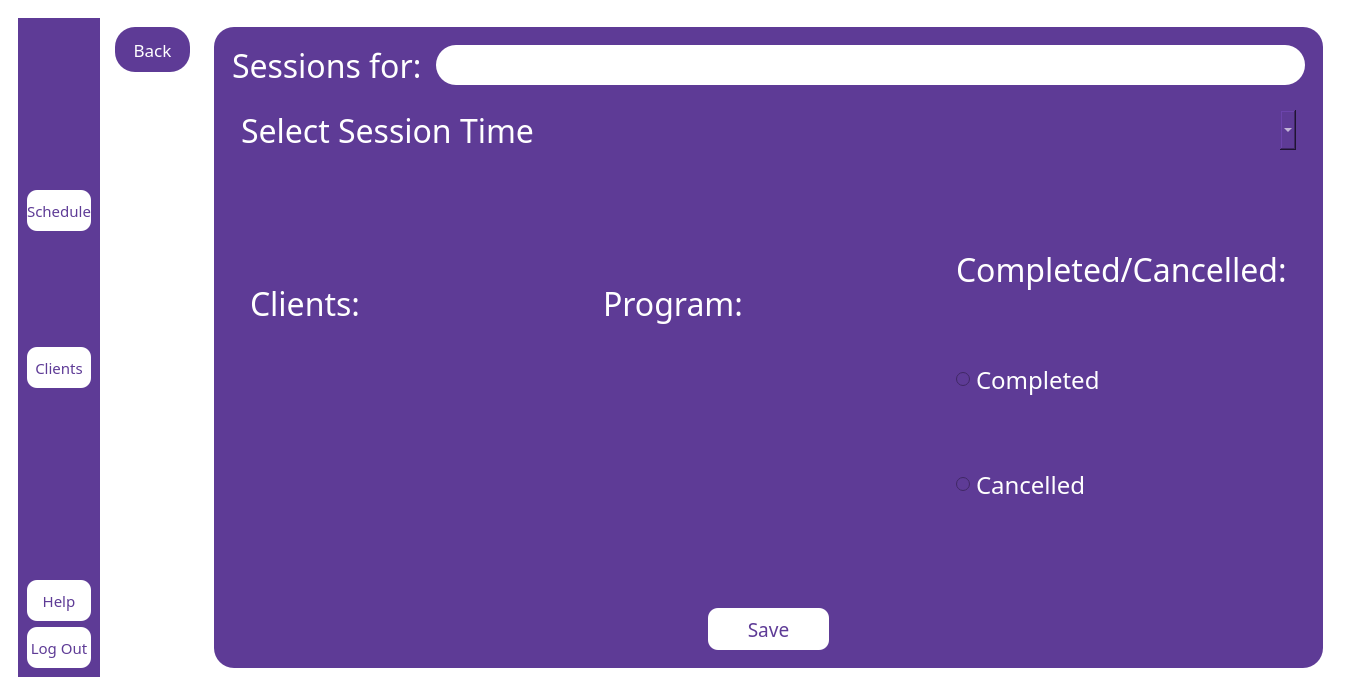
<?xml version="1.0" encoding="UTF-8"?>
<ui version="4.0">
 <class>MainWindow</class>
 <widget class="QMainWindow" name="MainWindow">
  <property name="geometry">
   <rect>
    <x>0</x>
    <y>0</y>
    <width>1350</width>
    <height>695</height>
   </rect>
  </property>
  <property name="windowTitle">
   <string>MainWindow</string>
  </property>
  <property name="styleSheet">
   <string notr="true">QMainWindow
{
background:white;
}</string>
  </property>
  <widget class="QWidget" name="centralwidget">
   <property name="styleSheet">
    <string notr="true">QWidget
{
background: white;
}</string>
   </property>
   <layout class="QVBoxLayout" name="verticalLayout">
    <item>
     <widget class="QWidget" name="widget" native="true">
      <layout class="QHBoxLayout" name="horizontalLayout">
       <item>
        <widget class="QWidget" name="widget_2" native="true">
         <property name="sizePolicy">
          <sizepolicy hsizetype="Fixed" vsizetype="Expanding">
           <horstretch>0</horstretch>
           <verstretch>0</verstretch>
          </sizepolicy>
         </property>
         <property name="styleSheet">
          <string notr="true">QWidget
{
background-color:#5e3b96;
}</string>
         </property>
         <layout class="QVBoxLayout" name="verticalLayout_2">
          <item>
           <widget class="QLabel" name="label">
            <property name="sizePolicy">
             <sizepolicy hsizetype="Fixed" vsizetype="Fixed">
              <horstretch>0</horstretch>
              <verstretch>0</verstretch>
             </sizepolicy>
            </property>
            <property name="maximumSize">
             <size>
              <width>121</width>
              <height>41</height>
             </size>
            </property>
            <property name="text">
             <string/>
            </property>
            <property name="pixmap">
             <pixmap>../logos/logog.jpg</pixmap>
            </property>
            <property name="scaledContents">
             <bool>true</bool>
            </property>
           </widget>
          </item>
          <item>
           <widget class="QWidget" name="widget_5" native="true">
            <layout class="QVBoxLayout" name="verticalLayout_4">
             <property name="spacing">
              <number>0</number>
             </property>
             <property name="leftMargin">
              <number>0</number>
             </property>
             <property name="topMargin">
              <number>0</number>
             </property>
             <property name="rightMargin">
              <number>0</number>
             </property>
             <property name="bottomMargin">
              <number>69</number>
             </property>
             <item>
              <widget class="QPushButton" name="schedule">
               <property name="sizePolicy">
                <sizepolicy hsizetype="Fixed" vsizetype="Fixed">
                 <horstretch>0</horstretch>
                 <verstretch>0</verstretch>
                </sizepolicy>
               </property>
               <property name="maximumSize">
                <size>
                 <width>121</width>
                 <height>41</height>
                </size>
               </property>
               <property name="font">
                <font>
                 <family>Arial Black</family>
                 <pointsize>11</pointsize>
                </font>
               </property>
               <property name="styleSheet">
                <string notr="true">QPushButton
{
background-color:white ;
color:#5e3b96;
 border-radius:10px;
}</string>
               </property>
               <property name="text">
                <string>Schedule</string>
               </property>
              </widget>
             </item>
             <item>
              <widget class="QPushButton" name="clients">
               <property name="sizePolicy">
                <sizepolicy hsizetype="Fixed" vsizetype="Fixed">
                 <horstretch>0</horstretch>
                 <verstretch>0</verstretch>
                </sizepolicy>
               </property>
               <property name="maximumSize">
                <size>
                 <width>121</width>
                 <height>41</height>
                </size>
               </property>
               <property name="font">
                <font>
                 <family>Arial Black</family>
                 <pointsize>11</pointsize>
                </font>
               </property>
               <property name="styleSheet">
                <string notr="true">QPushButton
{
background-color:white ;
color:#5e3b96;
 border-radius:10px;
}</string>
               </property>
               <property name="text">
                <string>Clients</string>
               </property>
              </widget>
             </item>
            </layout>
           </widget>
          </item>
          <item>
           <widget class="QPushButton" name="help">
            <property name="sizePolicy">
             <sizepolicy hsizetype="Fixed" vsizetype="Fixed">
              <horstretch>0</horstretch>
              <verstretch>0</verstretch>
             </sizepolicy>
            </property>
            <property name="maximumSize">
             <size>
              <width>121</width>
              <height>41</height>
             </size>
            </property>
            <property name="font">
             <font>
              <family>Arial Black</family>
              <pointsize>11</pointsize>
             </font>
            </property>
            <property name="styleSheet">
             <string notr="true">QPushButton
{
background-color:white ;
color:#5e3b96;
 border-radius:10px;
}</string>
            </property>
            <property name="text">
             <string>Help</string>
            </property>
           </widget>
          </item>
          <item>
           <widget class="QPushButton" name="logout">
            <property name="sizePolicy">
             <sizepolicy hsizetype="Fixed" vsizetype="Fixed">
              <horstretch>0</horstretch>
              <verstretch>0</verstretch>
             </sizepolicy>
            </property>
            <property name="maximumSize">
             <size>
              <width>121</width>
              <height>41</height>
             </size>
            </property>
            <property name="font">
             <font>
              <family>Arial Black</family>
              <pointsize>11</pointsize>
             </font>
            </property>
            <property name="styleSheet">
             <string notr="true">QPushButton
{
background-color:white ;
color:#5e3b96;
 border-radius:10px;
}</string>
            </property>
            <property name="text">
             <string>Log Out</string>
            </property>
           </widget>
          </item>
         </layout>
        </widget>
       </item>
       <item>
        <widget class="QWidget" name="widget_6" native="true">
         <property name="sizePolicy">
          <sizepolicy hsizetype="Fixed" vsizetype="Preferred">
           <horstretch>0</horstretch>
           <verstretch>0</verstretch>
          </sizepolicy>
         </property>
         <layout class="QVBoxLayout" name="verticalLayout_5">
          <item>
           <widget class="QPushButton" name="back">
            <property name="sizePolicy">
             <sizepolicy hsizetype="Fixed" vsizetype="Fixed">
              <horstretch>0</horstretch>
              <verstretch>0</verstretch>
             </sizepolicy>
            </property>
            <property name="minimumSize">
             <size>
              <width>75</width>
              <height>45</height>
             </size>
            </property>
            <property name="font">
             <font>
              <family>Arial Black</family>
              <pointsize>13</pointsize>
             </font>
            </property>
            <property name="styleSheet">
             <string notr="true">QPushButton
{
background-color: #5e3b96;
color:white;
 border-radius:20px;
}</string>
            </property>
            <property name="text">
             <string>Back</string>
            </property>
           </widget>
          </item>
          <item>
           <spacer name="verticalSpacer_2">
            <property name="orientation">
             <enum>Qt::Orientation::Vertical</enum>
            </property>
            <property name="sizeHint" stdset="0">
             <size>
              <width>20</width>
              <height>40</height>
             </size>
            </property>
           </spacer>
          </item>
         </layout>
        </widget>
       </item>
       <item>
        <widget class="QWidget" name="widget_3" native="true">
         <layout class="QHBoxLayout" name="horizontalLayout_2">
          <item>
           <widget class="QWidget" name="widget_4" native="true">
            <property name="styleSheet">
             <string notr="true">QWidget
{
background-color:#5e3b96;
border-radius:20px;
}</string>
            </property>
            <layout class="QVBoxLayout" name="verticalLayout_3">
             <item>
              <widget class="QWidget" name="widget_7" native="true">
               <property name="sizePolicy">
                <sizepolicy hsizetype="Preferred" vsizetype="Fixed">
                 <horstretch>0</horstretch>
                 <verstretch>0</verstretch>
                </sizepolicy>
               </property>
               <property name="minimumSize">
                <size>
                 <width>0</width>
                 <height>0</height>
                </size>
               </property>
               <property name="maximumSize">
                <size>
                 <width>16777215</width>
                 <height>50</height>
                </size>
               </property>
               <layout class="QHBoxLayout" name="horizontalLayout_3">
                <item>
                 <widget class="QLabel" name="label_2">
                  <property name="sizePolicy">
                   <sizepolicy hsizetype="Preferred" vsizetype="Preferred">
                    <horstretch>0</horstretch>
                    <verstretch>0</verstretch>
                   </sizepolicy>
                  </property>
                  <property name="minimumSize">
                   <size>
                    <width>0</width>
                    <height>40</height>
                   </size>
                  </property>
                  <property name="font">
                   <font>
                    <family>Arial Black</family>
                    <pointsize>24</pointsize>
                   </font>
                  </property>
                  <property name="styleSheet">
                   <string notr="true">QLabel
{
color:white;
}</string>
                  </property>
                  <property name="text">
                   <string>Sessions for: </string>
                  </property>
                 </widget>
                </item>
                <item>
                 <widget class="QLineEdit" name="date">
                  <property name="sizePolicy">
                   <sizepolicy hsizetype="Expanding" vsizetype="Preferred">
                    <horstretch>0</horstretch>
                    <verstretch>0</verstretch>
                   </sizepolicy>
                  </property>
                  <property name="minimumSize">
                   <size>
                    <width>0</width>
                    <height>40</height>
                   </size>
                  </property>
                  <property name="font">
                   <font>
                    <family>Arial Black</family>
                    <pointsize>24</pointsize>
                   </font>
                  </property>
                  <property name="styleSheet">
                   <string notr="true">QLineEdit{
background-color:white;
color:#5e3b96;

}</string>
                  </property>
                 </widget>
                </item>
               </layout>
              </widget>
             </item>
             <item>
              <widget class="QWidget" name="widget_8" native="true">
               <layout class="QVBoxLayout" name="verticalLayout_6">
                <item>
                 <widget class="QWidget" name="widget_10" native="true">
                  <property name="sizePolicy">
                   <sizepolicy hsizetype="Preferred" vsizetype="Fixed">
                    <horstretch>0</horstretch>
                    <verstretch>0</verstretch>
                   </sizepolicy>
                  </property>
                  <property name="minimumSize">
                   <size>
                    <width>0</width>
                    <height>40</height>
                   </size>
                  </property>
                  <layout class="QHBoxLayout" name="horizontalLayout_4">
                   <item>
                    <widget class="QLabel" name="label_3">
                     <property name="minimumSize">
                      <size>
                       <width>0</width>
                       <height>40</height>
                      </size>
                     </property>
                     <property name="font">
                      <font>
                       <family>Arial Black</family>
                       <pointsize>24</pointsize>
                      </font>
                     </property>
                     <property name="styleSheet">
                      <string notr="true">QLabel
{
color:white;
}</string>
                     </property>
                     <property name="text">
                      <string>Select Session Time</string>
                     </property>
                    </widget>
                   </item>
                   <item>
                    <widget class="QComboBox" name="comboBox">
                     <property name="minimumSize">
                      <size>
                       <width>0</width>
                       <height>40</height>
                      </size>
                     </property>
                     <property name="font">
                      <font>
                       <family>Arial Black</family>
                       <pointsize>20</pointsize>
                      </font>
                     </property>
                     <property name="styleSheet">
                      <string notr="true">QComboBox
{
color:white;
}</string>
                     </property>
                     <item>
                      <property name="text">
                       <string/>
                      </property>
                     </item>
                     <item>
                      <property name="text">
                       <string>7:00 AM - 8:00 AM</string>
                      </property>
                     </item>
                     <item>
                      <property name="text">
                       <string>8:00 AM - 9:00 AM</string>
                      </property>
                     </item>
                     <item>
                      <property name="text">
                       <string>9:00 AM - 10:00 AM</string>
                      </property>
                     </item>
                     <item>
                      <property name="text">
                       <string>10:00 AM - 11:00 AM</string>
                      </property>
                     </item>
                     <item>
                      <property name="text">
                       <string>11:00 AM - 12:00 PM</string>
                      </property>
                     </item>
                     <item>
                      <property name="text">
                       <string>1:00 PM - 2:00 PM</string>
                      </property>
                     </item>
                     <item>
                      <property name="text">
                       <string>2:00 PM - 3:00 PM</string>
                      </property>
                     </item>
                     <item>
                      <property name="text">
                       <string>3:00 PM - 4:00 PM</string>
                      </property>
                     </item>
                     <item>
                      <property name="text">
                       <string>4:00 PM - 5:00 PM</string>
                      </property>
                     </item>
                     <item>
                      <property name="text">
                       <string>5:00 PM - 6:00 PM</string>
                      </property>
                     </item>
                     <item>
                      <property name="text">
                       <string>6:00 PM - 7:00 PM</string>
                      </property>
                     </item>
                     <item>
                      <property name="text">
                       <string>7:00 PM - 8:00 PM</string>
                      </property>
                     </item>
                     <item>
                      <property name="text">
                       <string>8:00 PM - 9:00 PM</string>
                      </property>
                     </item>
                    </widget>
                   </item>
                  </layout>
                 </widget>
                </item>
                <item>
                 <widget class="QWidget" name="widget_11" native="true">
                  <property name="sizePolicy">
                   <sizepolicy hsizetype="Preferred" vsizetype="Preferred">
                    <horstretch>0</horstretch>
                    <verstretch>0</verstretch>
                   </sizepolicy>
                  </property>
                  <layout class="QHBoxLayout" name="horizontalLayout_6">
                   <item>
                    <widget class="QWidget" name="widget_12" native="true">
                     <layout class="QVBoxLayout" name="verticalLayout_7">
                      <item>
                       <widget class="QLabel" name="label_4">
                        <property name="sizePolicy">
                         <sizepolicy hsizetype="Minimum" vsizetype="Fixed">
                          <horstretch>0</horstretch>
                          <verstretch>0</verstretch>
                         </sizepolicy>
                        </property>
                        <property name="minimumSize">
                         <size>
                          <width>0</width>
                          <height>40</height>
                         </size>
                        </property>
                        <property name="font">
                         <font>
                          <family>Arial Black</family>
                          <pointsize>24</pointsize>
                         </font>
                        </property>
                        <property name="styleSheet">
                         <string notr="true">QLabel
{
color:white;
}</string>
                        </property>
                        <property name="text">
                         <string>Clients:</string>
                        </property>
                       </widget>
                      </item>
                      <item>
                       <widget class="QLineEdit" name="clientname">
                        <property name="sizePolicy">
                         <sizepolicy hsizetype="Minimum" vsizetype="Fixed">
                          <horstretch>0</horstretch>
                          <verstretch>0</verstretch>
                         </sizepolicy>
                        </property>
                        <property name="font">
                         <font>
                          <family>Arial Black</family>
                          <pointsize>18</pointsize>
                         </font>
                        </property>
                        <property name="styleSheet">
                         <string notr="true">QLineEdit{
color:white;
}</string>
                        </property>
                       </widget>
                      </item>
                     </layout>
                    </widget>
                   </item>
                   <item>
                    <widget class="QWidget" name="widget_13" native="true">
                     <layout class="QVBoxLayout" name="verticalLayout_8">
                      <item>
                       <widget class="QLabel" name="label_5">
                        <property name="sizePolicy">
                         <sizepolicy hsizetype="Minimum" vsizetype="Fixed">
                          <horstretch>0</horstretch>
                          <verstretch>0</verstretch>
                         </sizepolicy>
                        </property>
                        <property name="minimumSize">
                         <size>
                          <width>0</width>
                          <height>40</height>
                         </size>
                        </property>
                        <property name="font">
                         <font>
                          <family>Arial Black</family>
                          <pointsize>24</pointsize>
                         </font>
                        </property>
                        <property name="styleSheet">
                         <string notr="true">QLabel
{
color:white;
}</string>
                        </property>
                        <property name="text">
                         <string>Program:</string>
                        </property>
                       </widget>
                      </item>
                      <item>
                       <widget class="QLineEdit" name="program">
                        <property name="sizePolicy">
                         <sizepolicy hsizetype="Minimum" vsizetype="Fixed">
                          <horstretch>0</horstretch>
                          <verstretch>0</verstretch>
                         </sizepolicy>
                        </property>
                        <property name="font">
                         <font>
                          <family>Arial Black</family>
                          <pointsize>18</pointsize>
                         </font>
                        </property>
                        <property name="styleSheet">
                         <string notr="true">QLineEdit{
color:white;
}</string>
                        </property>
                       </widget>
                      </item>
                     </layout>
                    </widget>
                   </item>
                   <item>
                    <widget class="QWidget" name="widget_14" native="true">
                     <layout class="QVBoxLayout" name="verticalLayout_9">
                      <item>
                       <widget class="QLabel" name="label_6">
                        <property name="sizePolicy">
                         <sizepolicy hsizetype="Minimum" vsizetype="Fixed">
                          <horstretch>0</horstretch>
                          <verstretch>0</verstretch>
                         </sizepolicy>
                        </property>
                        <property name="minimumSize">
                         <size>
                          <width>0</width>
                          <height>40</height>
                         </size>
                        </property>
                        <property name="font">
                         <font>
                          <family>Arial Black</family>
                          <pointsize>24</pointsize>
                         </font>
                        </property>
                        <property name="styleSheet">
                         <string notr="true">QLabel
{
color:white;
}</string>
                        </property>
                        <property name="text">
                         <string>Completed/Cancelled:</string>
                        </property>
                       </widget>
                      </item>
                      <item>
                       <widget class="QRadioButton" name="completed">
                        <property name="minimumSize">
                         <size>
                          <width>200</width>
                          <height>0</height>
                         </size>
                        </property>
                        <property name="font">
                         <font>
                          <family>Arial Black</family>
                          <pointsize>18</pointsize>
                         </font>
                        </property>
                        <property name="styleSheet">
                         <string notr="true">QRadioButton{
color:white;
}</string>
                        </property>
                        <property name="text">
                         <string>Completed</string>
                        </property>
                        <property name="iconSize">
                         <size>
                          <width>20</width>
                          <height>20</height>
                         </size>
                        </property>
                       </widget>
                      </item>
                      <item>
                       <widget class="QRadioButton" name="cancelled">
                        <property name="font">
                         <font>
                          <family>Arial Black</family>
                          <pointsize>18</pointsize>
                         </font>
                        </property>
                        <property name="styleSheet">
                         <string notr="true">QRadioButton{
color:white;
}</string>
                        </property>
                        <property name="text">
                         <string>Cancelled</string>
                        </property>
                        <property name="iconSize">
                         <size>
                          <width>20</width>
                          <height>20</height>
                         </size>
                        </property>
                       </widget>
                      </item>
                     </layout>
                    </widget>
                   </item>
                  </layout>
                 </widget>
                </item>
               </layout>
              </widget>
             </item>
             <item>
              <widget class="QWidget" name="widget_9" native="true">
               <property name="sizePolicy">
                <sizepolicy hsizetype="Preferred" vsizetype="Fixed">
                 <horstretch>0</horstretch>
                 <verstretch>0</verstretch>
                </sizepolicy>
               </property>
               <property name="maximumSize">
                <size>
                 <width>16777215</width>
                 <height>60</height>
                </size>
               </property>
               <layout class="QHBoxLayout" name="horizontalLayout_5">
                <item>
                 <spacer name="horizontalSpacer">
                  <property name="orientation">
                   <enum>Qt::Orientation::Horizontal</enum>
                  </property>
                  <property name="sizeHint" stdset="0">
                   <size>
                    <width>40</width>
                    <height>20</height>
                   </size>
                  </property>
                 </spacer>
                </item>
                <item>
                 <widget class="QPushButton" name="pushButton">
                  <property name="sizePolicy">
                   <sizepolicy hsizetype="Preferred" vsizetype="Preferred">
                    <horstretch>0</horstretch>
                    <verstretch>0</verstretch>
                   </sizepolicy>
                  </property>
                  <property name="minimumSize">
                   <size>
                    <width>121</width>
                    <height>41</height>
                   </size>
                  </property>
                  <property name="font">
                   <font>
                    <family>Arial Black</family>
                    <pointsize>14</pointsize>
                   </font>
                  </property>
                  <property name="styleSheet">
                   <string notr="true">QPushButton
{
background-color:white ;
color:#5e3b96;
 border-radius:10px;
}</string>
                  </property>
                  <property name="text">
                   <string>Save</string>
                  </property>
                 </widget>
                </item>
                <item>
                 <spacer name="horizontalSpacer_2">
                  <property name="orientation">
                   <enum>Qt::Orientation::Horizontal</enum>
                  </property>
                  <property name="sizeHint" stdset="0">
                   <size>
                    <width>40</width>
                    <height>20</height>
                   </size>
                  </property>
                 </spacer>
                </item>
               </layout>
              </widget>
             </item>
            </layout>
           </widget>
          </item>
         </layout>
        </widget>
       </item>
      </layout>
     </widget>
    </item>
   </layout>
  </widget>
 </widget>
 <resources/>
 <connections/>
</ui>
